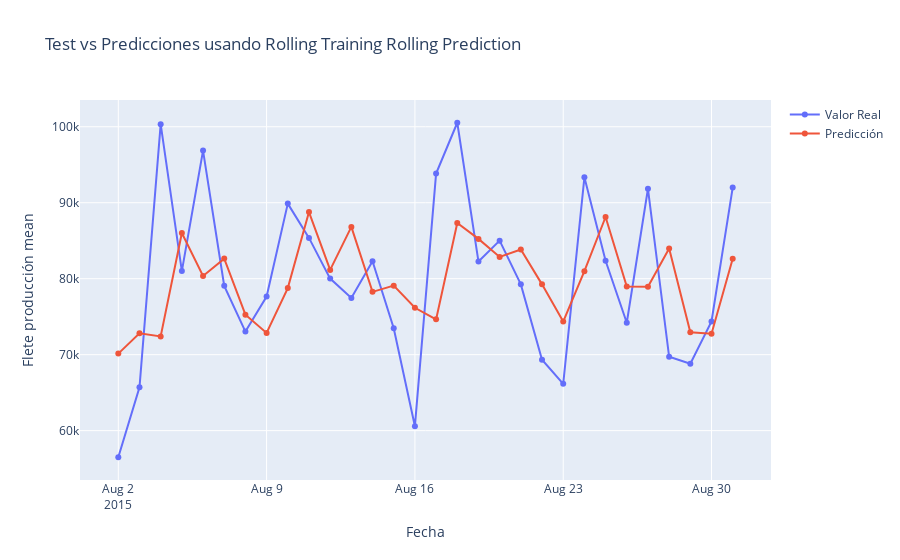

Notebook code cell kept with this figure:
### Code cell
plot_arima(
    test_df,
    values_sarima_rolling,
    predictions_sarima_rolling,
    title="Test vs Predicciones usando Rolling Training Rolling Prediction",
)

### Figure 1 — Plotly figure (JSON) as saved in the notebook; plotly's stock layout.template omitted (floating-point values rounded to 4 significant figures)
{"data": [{"hovertemplate": "Series=Valor Real<br>Fecha=%{x}<br>Flete producción mean=%{y}<extra></extra>", "legendgroup": "Valor Real", "line": {"color": "#636efa", "dash": "solid"}, "marker": {"symbol": "circle"}, "mode": "lines+markers", "name": "Valor Real", "orientation": "v", "showlegend": true, "type": "scatter", "x": ["2015-08-02T00:00:00", "2015-08-03T00:00:00", "2015-08-04T00:00:00", "2015-08-05T00:00:00", "2015-08-06T00:00:00", "2015-08-07T00:00:00", "2015-08-08T00:00:00", "2015-08-09T00:00:00", "2015-08-10T00:00:00", "2015-08-11T00:00:00", "2015-08-12T00:00:00", "2015-08-13T00:00:00", "2015-08-14T00:00:00", "2015-08-15T00:00:00", "2015-08-16T00:00:00", "2015-08-17T00:00:00", "2015-08-18T00:00:00", "2015-08-19T00:00:00", "2015-08-20T00:00:00", "2015-08-21T00:00:00", "2015-08-22T00:00:00", "2015-08-23T00:00:00", "2015-08-24T00:00:00", "2015-08-25T00:00:00", "2015-08-26T00:00:00", "2015-08-27T00:00:00", "2015-08-28T00:00:00", "2015-08-29T00:00:00", "2015-08-30T00:00:00", "2015-08-31T00:00:00"], "xaxis": "x", "y": [56499, 65712, 100339, 80999, 96870, 79060, 73044, 77648, 89887, 85371, 80016, 77471, 82299, 73489, 60586, 93839, 100529, 82260, 85008, 79257, 69344, 66164, 93346, 82358, 74204, 91839, 69723, 68812, 74384, 91991], "yaxis": "y"}, {"hovertemplate": "Series=Predicción<br>Fecha=%{x}<br>Flete producción mean=%{y}<extra></extra>", "legendgroup": "Predicción", "line": {"color": "#EF553B", "dash": "solid"}, "marker": {"symbol": "circle"}, "mode": "lines+markers", "name": "Predicción", "orientation": "v", "showlegend": true, "type": "scatter", "x": ["2015-08-02T00:00:00", "2015-08-03T00:00:00", "2015-08-04T00:00:00", "2015-08-05T00:00:00", "2015-08-06T00:00:00", "2015-08-07T00:00:00", "2015-08-08T00:00:00", "2015-08-09T00:00:00", "2015-08-10T00:00:00", "2015-08-11T00:00:00", "2015-08-12T00:00:00", "2015-08-13T00:00:00", "2015-08-14T00:00:00", "2015-08-15T00:00:00", "2015-08-16T00:00:00", "2015-08-17T00:00:00", "2015-08-18T00:00:00", "2015-08-19T00:00:00", "2015-08-20T00:00:00", "2015-08-21T00:00:00", "2015-08-22T00:00:00", "2015-08-23T00:00:00", "2015-08-24T00:00:00", "2015-08-25T00:00:00", "2015-08-26T00:00:00", "2015-08-27T00:00:00", "2015-08-28T00:00:00", "2015-08-29T00:00:00", "2015-08-30T00:00:00", "2015-08-31T00:00:00"], "xaxis": "x", "y": [70140.0, 72820.0, 72410.0, 86020.0, 80370.0, 82640.0, 75260.0, 72860.0, 78760.0, 88770.0, 81160.0, 86820.0, 78270.0, 79090.0, 76180.0, 74650.0, 87340.0, 85240.0, 82870.0, 83840.0, 79260.0, 74350.0, 81000.0, 88120.0, 78970.0, 78950.0, 83990.0, 72940.0, 72750.0, 82620.0], "yaxis": "y"}], "layout": {"legend": {"title": {"text": ""}, "tracegroupgap": 0}, "title": {"text": "Test vs Predicciones usando Rolling Training Rolling Prediction"}, "xaxis": {"anchor": "y", "domain": [0, 1], "title": {"text": "Fecha"}}, "yaxis": {"anchor": "x", "domain": [0, 1], "title": {"text": "Flete producción mean"}}}}
